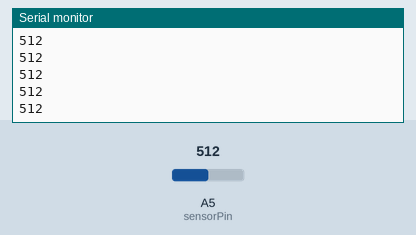
A sketch run on a simulated Arduino Uno, built with avr-gcc and run on an emulated ATmega328P. Parts: the last lines printed to the serial monitor. The test bench sets the inputs (shaded band); at power-on: A5 (sensorPin) = 512.

Above: at 1.2 s.
1.3 s: A5 (sensorPin) set to 716
At 1.31 s:
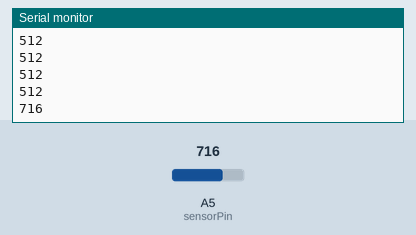
2.8 s: A5 (sensorPin) set to 900
At 2.81 s:
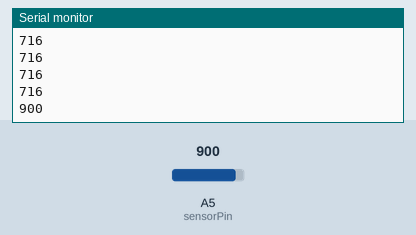
Timing chart, 0 to 5.8 s (numbered marks = the images above; inputs shaded):
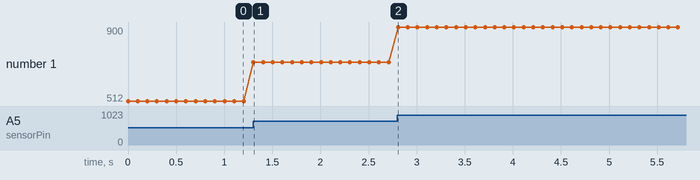

The sketch:

analogInput2DigitalOutput.ino.ino
```cpp
int sensorPin = A5;    // select the input pin for the potentiometer
//int ditigtal = 13;
void setup() {
  // declare the ledPin as an OUTPUT:
  Serial.begin(9600);
  pinMode(sensorPin, INPUT);
}

void loop() {
  // read the value from the sensor:L
  Serial.println(analogRead(sensorPin));
  delay(100);
}
```

Measured:
- after the input at 1.3 s, the serial monitor: prints a new line at once (image 1)
- after the input at 2.8 s, the serial monitor: prints a new line at once (image 2)
- plotted number 1: 512 → 716 after the input at 1.3 s, 716 → 900 after the input at 2.8 s
